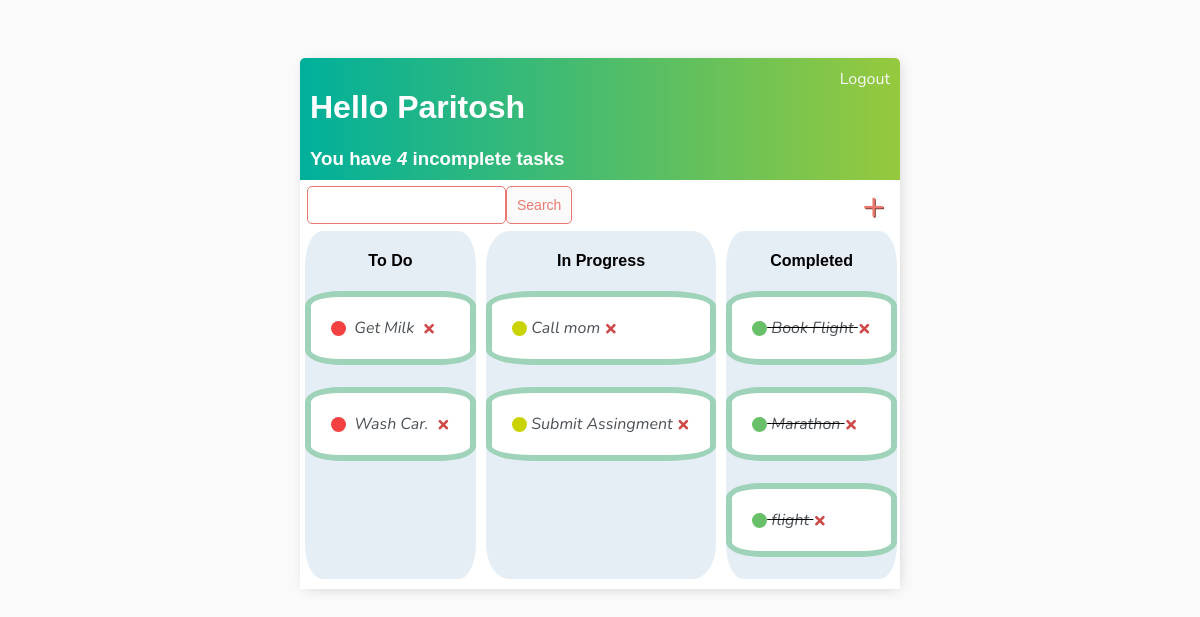
The app's page / (signed in), older data.
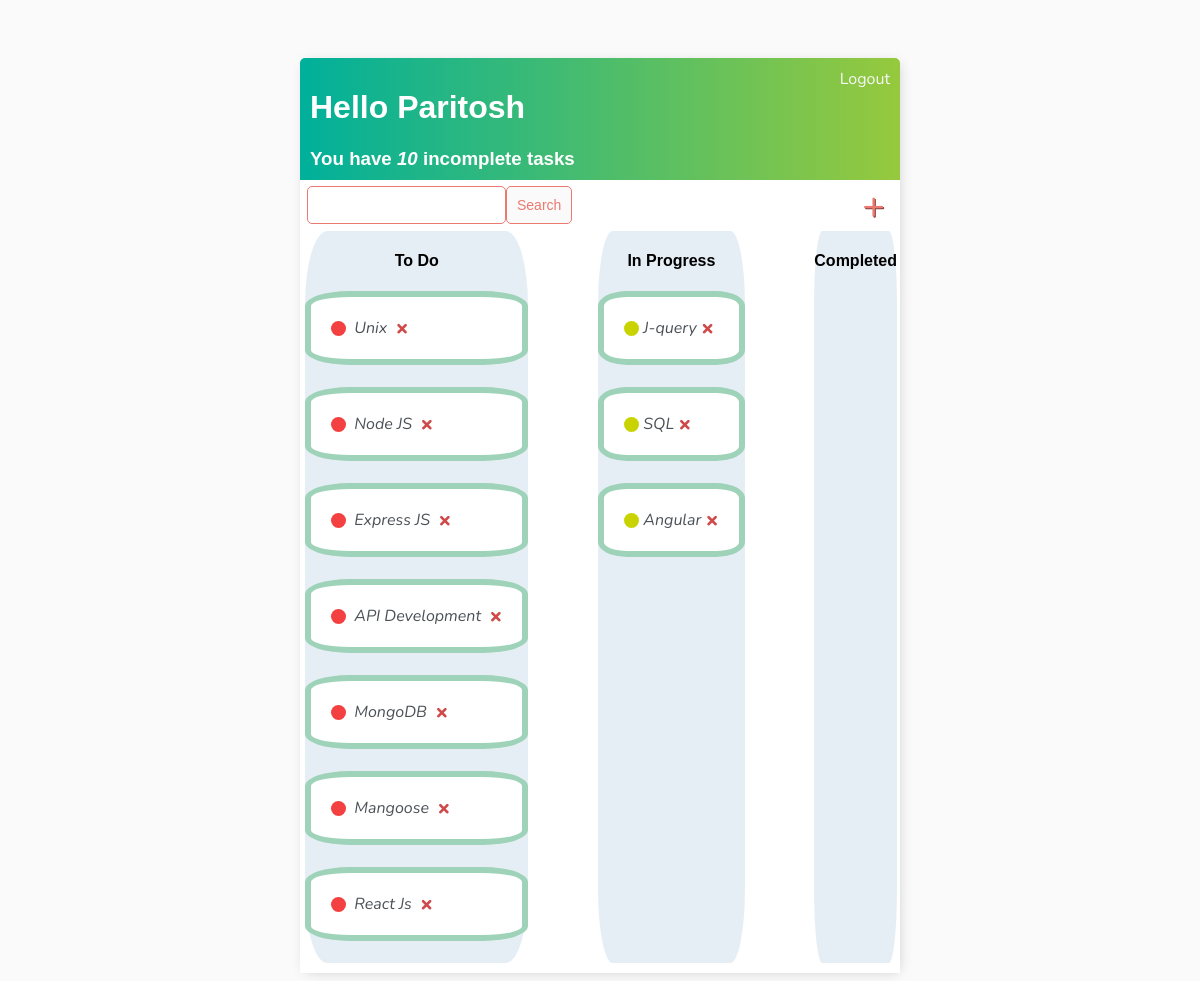
The same page, newer data.
### todo_list/models.py (models this page shows)
class Task(models.Model):
    user = models.ForeignKey(User, on_delete=models.CASCADE, null=True, blank=True)
    title = models.CharField(max_length=200,null=True)
    completion_date = models.CharField(max_length=200, null=True)
    complete = models.BooleanField(default=False)
    created = models.DateTimeField(auto_now_add=True)
    in_progress = models.BooleanField(default=False)
    def __str__(self):
        return self.title
    class Meta:
        ordering = ['complete']

### todo_list/views.py (the view)
# urls.py: path('',TaskList.as_view(), name='tasks'),
class TaskList(LoginRequiredMixin,ListView):
    model = Task
    context_object_name = 'tasks'
    template_name = 'task_list.html'
    def get_context_data(self, **kwargs):
        context = super().get_context_data(**kwargs)
        context['tasks'] = context['tasks'].filter(user=self.request.user)
        context['count'] = context['tasks'].filter(complete=False).count()
        search_input = self.request.GET.get('search-area') or ''
        if search_input:
            context['tasks'] = context['tasks'].filter(title__icontains=search_input)
        context['search_input'] = search_input
        return context

### todo_list/templates/task_list.html
{% extends 'main.html' %}
{% block content %}
<div class="header-bar">
    <div>
        <h1>Hello {{request.user|title}}</h1>
        <h3 style="margin:0;">You have <i>{{count}}</i> incomplete task{{ count|pluralize:"s"}}</h3>
    </div>
    {% if request.user.is_authenticated %}
    <a href="{% url 'logout'%}">Logout</a>
    {% else %}
    <a href="{% url 'login'%}">Login</a>
{% endif %}
</div>
<div id="search-add-wrapper">
    <div class="search-add-inner">
    <form method="GET" style= "display:flex;">
        <input type="text" name="search-area" value="{{search_input}}">
        <input class="button" type="submit" value="Search">
    </form>
    <a id="add-link" href="{% url 'task-create' %}" style="display: inline-block;">&#x2b;</a>
    </div>
</div>
<div class="main-div">
    <div class="col">
        <div class="title">
            <h4>To Do</h4>
            {% for task in tasks %}
            {% if not task.complete %}
            {% if not task.in_progress%}
            <div class="task-content-wrapper" draggable="true" id="todoelement"  >
                <div class="task-incomplete-icon" ></div>
                    <i><a href="{% url 'task-update' task.id %}">&nbsp; {{task}} &nbsp;</a></i>
                    <a class="delete-link" href="{% url 'task-delete' task.id %}">&#215;</a>
            </div>
            <br>
            {% endif %}
            {% endif %}
            {% endfor %}
        </div>
    </div>
    <div class="col">
        <div class="title">
            <h4>In Progress</h4>
            {% for task in tasks %}
            {% if task.in_progress %}
            <div class="task-content-wrapper" draggable="true" >
                <div class="task-inprogress-icon"></div>
                    <i><a href="{% url 'task-update' task.id %}">&nbsp;{{task}}&nbsp;</a></i>
            <a class="delete-link" href="{% url 'task-delete' task.id %}">&#215;</a>
            </div>
            <br>
            {% endif %}
            {% endfor %}
        </div>
    </div>
    <div class="col">
        <div class="title">
            <h4>Completed</h4>
            {% for task in tasks %}
            {% if task.complete  %}
            {% if not task.in_progress%}
            <div class="task-content-wrapper" draggable="true" >
                <div class="task-complete-icon"></div>
                    <i><s><a href="{% url 'task-update' task.id %}">&nbsp;{{task}}&nbsp;</a></s></i>
                    <a class="delete-link" href="{% url 'task-delete' task.id %}">&#215;</a>
            </div>
            <br>
            {% endif %}
            {% endif %}
            {% endfor %}
        </div>
    </div>
</div>
{% endblock content %}

Row changes from the older to the newer data that the page shows:
removed Task: title "Get Milk", shown under "To Do"
removed Task: title "Wash Car.", shown under "To Do"
removed Task: title "Call mom", shown under "In Progress"
removed Task: title "Submit Assingment", shown under "In Progress"
removed Task: title "Book Flight", shown under "Completed"
removed Task: title "Marathon", shown under "Completed"
removed Task: title "flight", shown under "Completed"
added Task: title "Unix", shown under "To Do"
added Task: title "Node JS", shown under "To Do"
added Task: title "Express JS", shown under "To Do"
added Task: title "API Development", shown under "To Do"
added Task: title "MongoDB", shown under "To Do"
added Task: title "Mangoose", shown under "To Do"
added Task: title "React Js", shown under "To Do"
added Task: title "J-query", shown under "In Progress"
added Task: title "SQL", shown under "In Progress"
added Task: title "Angular", shown under "In Progress"
Text that changed along with them:
{{ count }}: "4" → "10"
